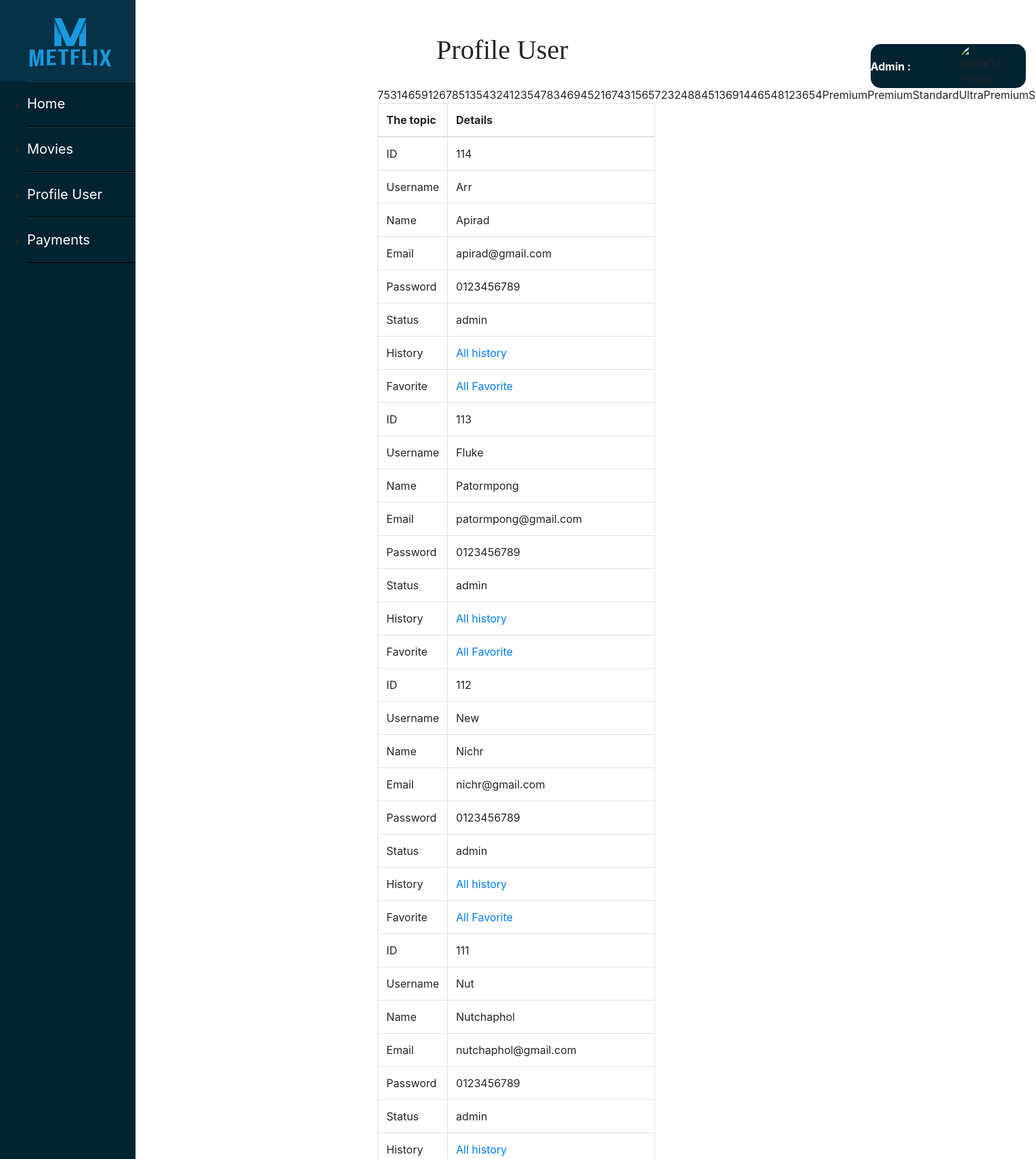
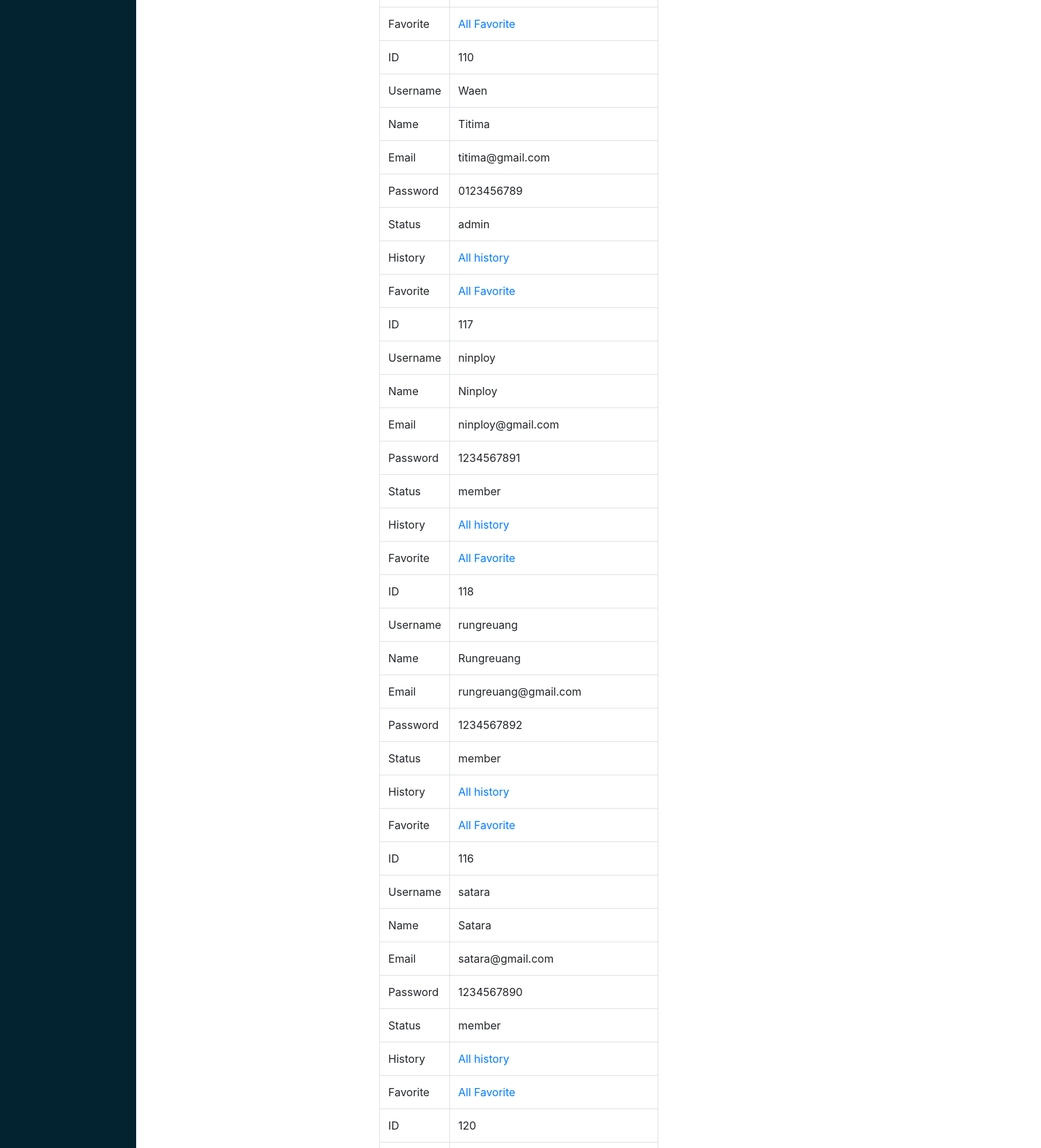
Screenshot of /Metflix/Admin/detail.php (upper part) with the database file from the repository (2 pictures, top to bottom).
### tables this page shows
CREATE TABLE `profile` (
  `Username` varchar(50) NOT NULL,
  `Picture` varchar(200) NOT NULL,
  `ID` int(11) NOT NULL
);

CREATE TABLE `users` (
  `ID` int(11) NOT NULL,
  `Email` varchar(50) NOT NULL,
  `Password` varchar(16) NOT NULL,
  `Name` varchar(50) NOT NULL,
  `Status` varchar(10) NOT NULL
);

### Metflix/Admin/detail.php (the view, shortened to what this page needs)
<!DOCTYPE html>
<?php
include('header.php');
?>
<html>
<head>
</head>
<body>
    <div class="page-wrap">
        <section style="margin-left: 113px;margin-top: 49px; background:transparent">
            <section>
                <div class="inidiv" style="margin-left: 6%;">
                    <h1 class="fNew">Profile User</h1>
                    <div class="sizetable">
                        <div class="row">
                            <div class="col">
                                <table class="table table-bordered">
                                    <thead>
                                        <tr class="row100 head">
                                            <th style="width: 50%">The topic</th>
                                            <th style="width: 50%">Details</th>
                                        </tr>
                                    </thead>
                                    <tbody>
                                        <tr class="row100 body">
                                            <?php include("condb.php"); ?>
                                            <?php
                                                $ID = $_GET["input1"];
                                                $strSQL = "SELECT *
                                FROM profile p INNER JOIN users u ON p.ID = u.ID";
                                                $strSQL .= " WHERE u.ID LIKE '" . $ID . "%'";
                                                $result = $con->query($strSQL);
                                                if ($result->num_rows > 0) {
                                                    while ($row = $result->fetch_assoc()) {
                                                ?>
                                        <tr>
                                            <td class="cell100 column1" style="width: 50%">ID</td>
                                            <td class="cell100 column2" style="width: 50%"><?php echo $row["ID"]; ?>
                                            </td>
                                        </tr>
                                        <tr>
                                            <td class="cell100 column1" style="width: 50%">Username</td>
                                            <td class="cell100 column2" style="width: 50%">
                                                <?php echo $row["Username"]; ?></td>
                                        </tr>
                                        <tr>
                                            <td class="cell100 column1" style="width: 50%">Name</td>
                                            <td class="cell100 column2" style="width: 50%"><?php echo $row["Name"]; ?>
                                            </td>
                                        </tr>
                                        <tr>
                                            <td class="cell100 column1" style="width: 50%">Email</td>
                                            <td class="cell100 column2" style="width: 50%"><?php echo $row["Email"]; ?>
                                            </td>
                                        </tr>
                                        <tr>
                                            <td class="cell100 column1" style="width: 50%">Password</td>
                                            <td class="cell100 column2" style="width: 50%">
                                                <?php echo $row["Password"]; ?></td>
                                        </tr>
                                        <tr>
                                            <td class="cell100 column1" style="width: 50%">Status</td>
                                            <td class="cell100 column2" style="width: 50%"><?php echo $row["Status"]; ?>
                                            </td>
                                        </tr>
                                        <tr>
                                            <td class="cell100 column1" style="width: 50%">History</td>
                                            <?php
                                                        echo '<td class="cell100 column1" style="width: 50%"><a href=History.php?input1=' .
                                                            $row["Username"] . '>' . "All history" . ' </a> ' . ' </td> ';
                                                ?>
                                        </tr>
                                        <tr>
                                            <td class="cell100 column1" style="width: 50%">Favorite</td>
                                            <?php
                                                        echo '<td class="cell100 column1" style="width: 50%"><a href=Favorite.php?input1=' .
                                                            $row["Username"] . '>' . "All Favorite" . ' </a> ' . ' </td> ';
                                                ?>
                                        </tr>
                                        <?php
                                                    }
                                                } else {
                                                    echo "0 results";
                                                }
                                                $con->close(); ?>
                                    </tbody>
                                </table>
                            </div>
                        </div>
                    </div>
                </div>
            </section>
        </section>
    </div>
</body>
</html>

### Metflix/Admin/detail.php (style rules this page uses)
.fNew { text-align: center; font-family: Lato-Regular; margin-bottom: 5px; margin-top: 50px; }
.sizetable { height: 98%; width: 30%; margin-left: 27%; margin-top: 30px; }

### rows the page displays
profile: ID.ID "114", Username "Arr", ID.Name "Apirad", ID.Email "apirad@gmail.com", ID.Password "0123456789", ID.Status "admin"
profile: ID.ID "113", Username "Fluke", ID.Name "Patormpong", ID.Email "patormpong@gmail.com", ID.Password "0123456789", ID.Status "admin"
profile: ID.ID "112", Username "New", ID.Name "Nichr", ID.Email "nichr@gmail.com", ID.Password "0123456789", ID.Status "admin"
profile: ID.ID "111", Username "Nut", ID.Name "Nutchaphol", ID.Email "nutchaphol@gmail.com", ID.Password "0123456789", ID.Status "admin"
profile: ID.ID "110", Username "Waen", ID.Name "Titima", ID.Email "titima@gmail.com", ID.Password "0123456789", ID.Status "admin"
profile: ID.ID "117", Username "ninploy", ID.Name "Ninploy", ID.Email "ninploy@gmail.com", ID.Password "1234567891", ID.Status "member"
profile: ID.ID "118", Username "rungreuang", ID.Name "Rungreuang", ID.Email "rungreuang@gmail.com", ID.Password "1234567892", ID.Status "member"
profile: ID.ID "116", Username "satara", ID.Name "Satara", ID.Email "satara@gmail.com", ID.Password "1234567890", ID.Status "member"
profile: ID.ID "120"
